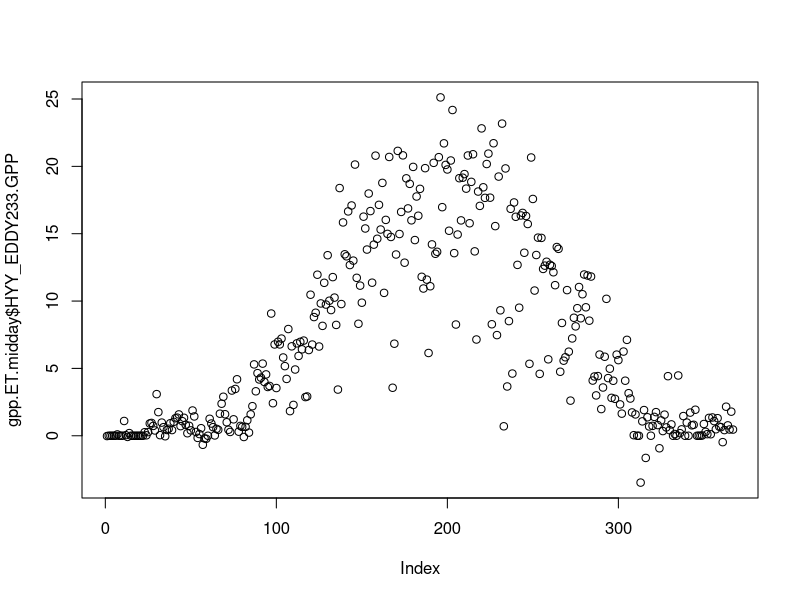
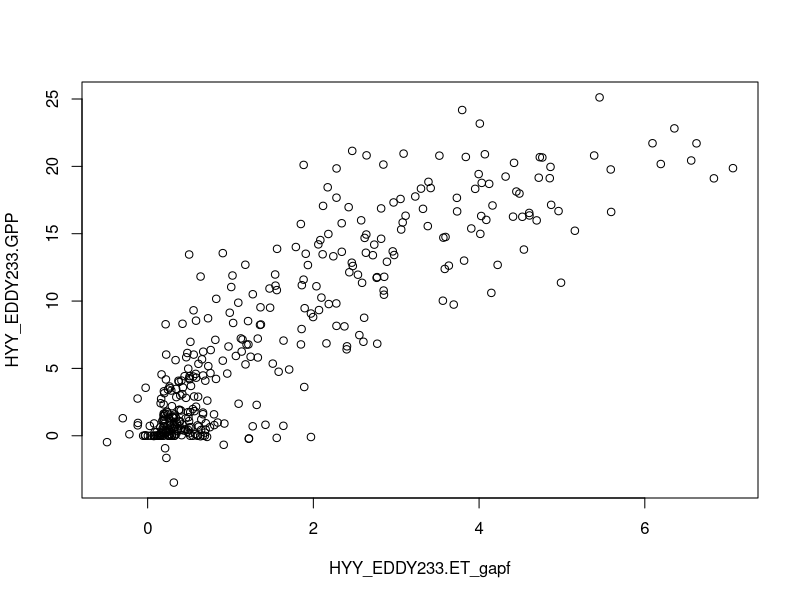
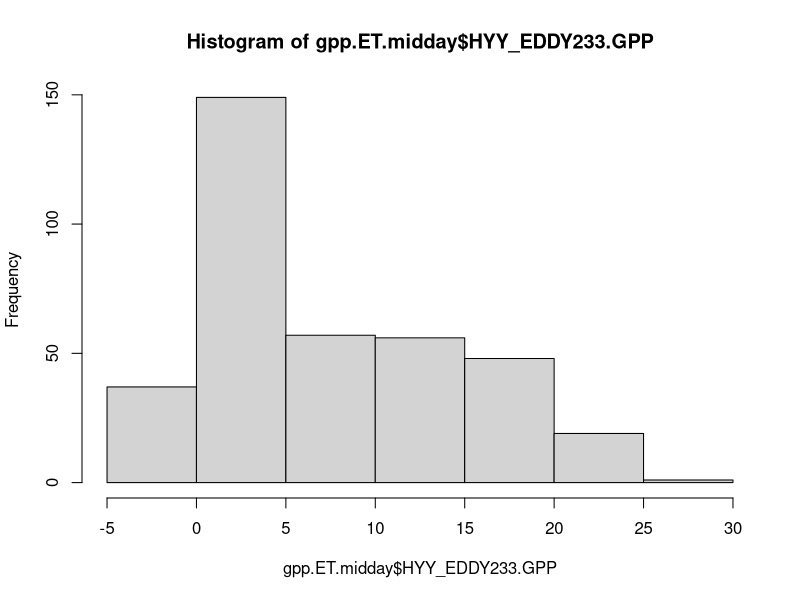
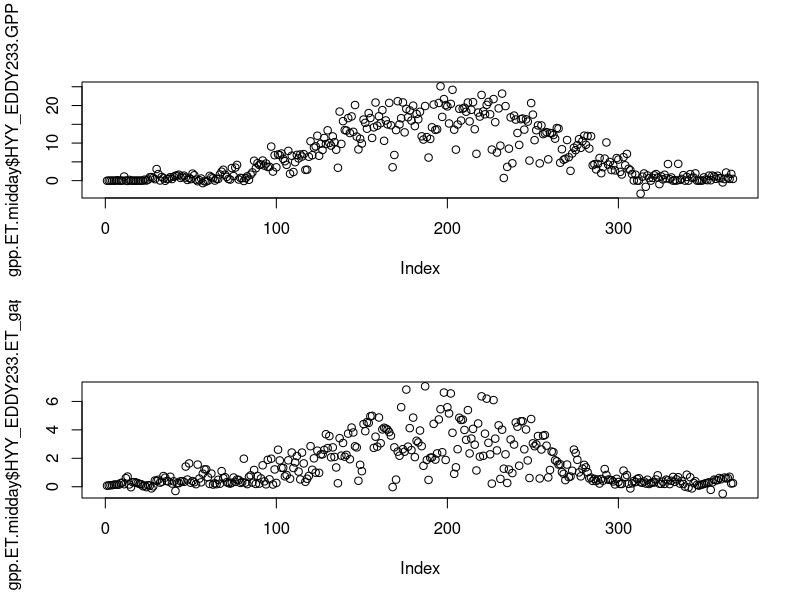
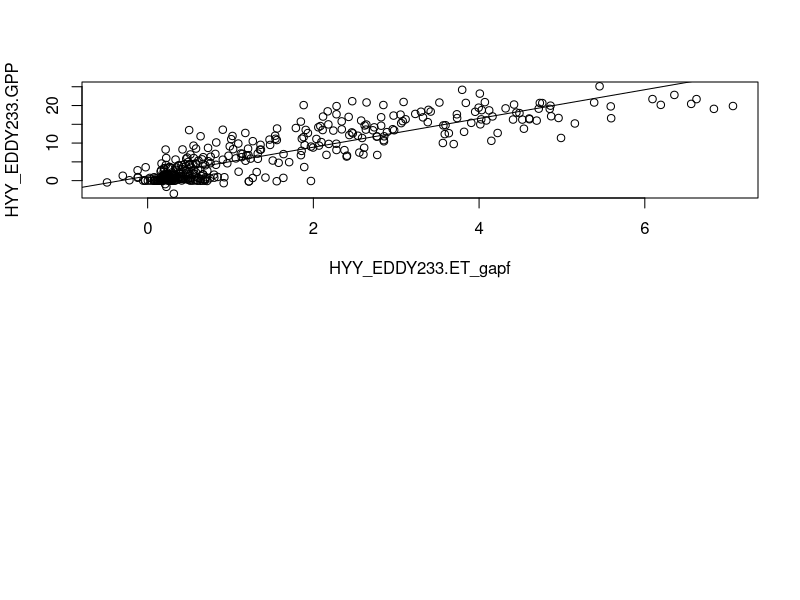

Write R code to recreate these figures, in order.
## ---- chunk 1
#help(read.csv)
## ---- chunk 2
gpp<-read.csv('../data/gppsmeardata_20160101120000.csv',header = T,sep = ',',dec='.')

## ---- chunk 3

ET<-read.csv('../data/ET smeardata_20160101120000.csv',header = T,sep = ',')

## ---- chunk 4

head(ET)
## ---- chunk 5
str(ET)
## ---- chunk 6
gpp.ET<-merge(gpp,ET,by=c("Year","Month","Day","Hour","Minute", "Second"),all = T)
## ---- chunk 7

## ---- chunk 8
gpp.ET.sep <- subset(gpp.ET, Month==9)
## ---- chunk 9
gpp.ET.midday <- subset(gpp.ET, Hour==12)
gpp.ET.midday <- subset(gpp.ET.midday, Minute==0)
## ---- chunk 10
head(gpp.ET.midday)
## ---- chunk 11
gpp.ET.midday <- gpp.ET.midday[with(gpp.ET.midday, order(Year, Month, Day)), ]
## ---- chunk 12
head(gpp.ET.midday)
## ---- chunk 13
plot(gpp.ET.midday$HYY_EDDY233.GPP)
## ---- chunk 14
plot(HYY_EDDY233.GPP~HYY_EDDY233.ET_gapf, data=gpp.ET.midday)
## ---- chunk 15

hist(gpp.ET.midday$HYY_EDDY233.GPP)
## ---- chunk 16
# swap num.row and num.col for integers *par(mfrow =(num.row,num.col))*
par(mfrow = c(2, 1))
plot(gpp.ET.midday$HYY_EDDY233.GPP)
plot(gpp.ET.midday$HYY_EDDY233.ET_gapf)

## ---- chunk 17
col.means <- sapply(gpp.ET.midday, mean, na.rm=TRUE)
print(col.means)
## ---- chunk 18
summary(gpp.ET.midday)
## ---- chunk 19
model.1<-lm(HYY_EDDY233.GPP~HYY_EDDY233.ET_gapf, data=gpp.ET.midday)

## ---- chunk 20
summary(model.1)

## ---- chunk 21
plot(HYY_EDDY233.GPP~HYY_EDDY233.ET_gapf, data=gpp.ET.midday)
abline(lm(HYY_EDDY233.GPP~HYY_EDDY233.ET_gapf,data=gpp.ET.midday))

